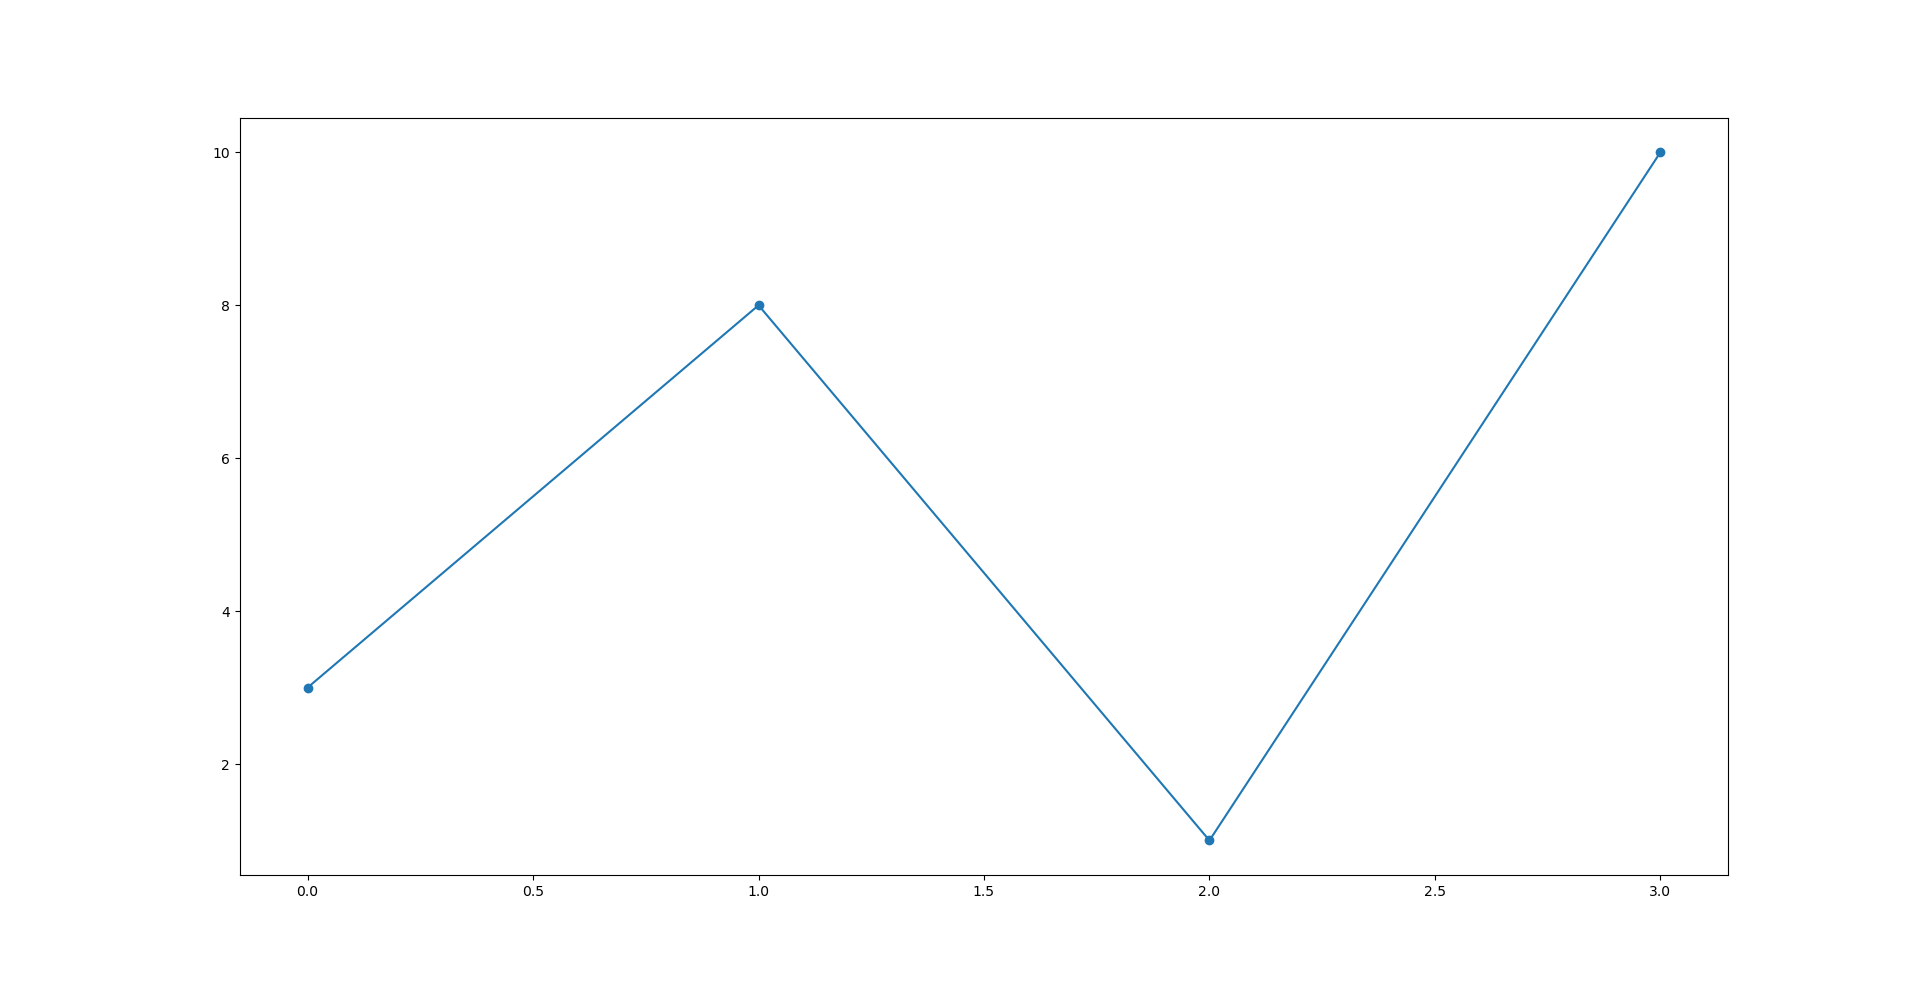

Python code for this plot:
# You can use argument marker to emphasize each point with specified marker.

import matplotlib.pyplot as plt 
import numpy as np 

ypoints = np.array([3,8,1,10])
plt.plot(ypoints, marker = 'o')
#plt.plot(ypoints, marker = '*')
plt.show()
